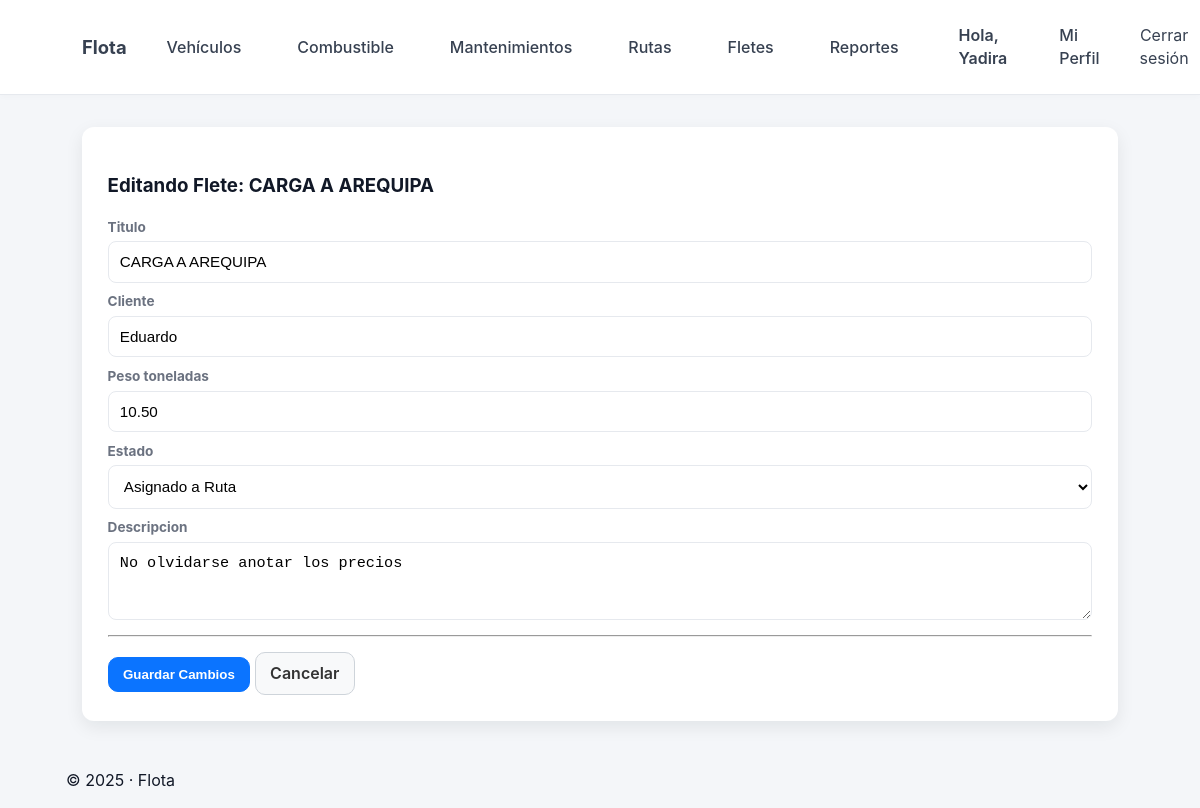
/fletes/1/editar/ (signed in), run on the app's committed database.
### vehiculos/models.py (models this page shows, shortened)
class Flete(models.Model):
    ESTADO_PENDIENTE = 'pendiente'
    ESTADO_ASIGNADO = 'asignado'
    ESTADO_EN_TRANSITO = 'en_transito'
    ESTADO_ENTREGADO = 'entregado'
    ESTADO_CANCELADO = 'cancelado'
    ESTADO_CHOICES = [
        (ESTADO_PENDIENTE, 'Pendiente de Asignación'),
        (ESTADO_ASIGNADO, 'Asignado a Ruta'),
        (ESTADO_EN_TRANSITO, 'En Tránsito'),
        (ESTADO_ENTREGADO, 'Entregado'),
        (ESTADO_CANCELADO, 'Cancelado'),
    ]
    titulo = models.CharField(max_length=200, default='Carga sin título')
    cliente = models.CharField(max_length=200, blank=True, help_text="Nombre del cliente o empresa")
    descripcion = models.TextField(blank=True, default='')
    estado = models.CharField(
        max_length=20,
        choices=ESTADO_CHOICES,
        default=ESTADO_PENDIENTE,
        help_text="Estado actual del flete"
    )
    ruta = models.ForeignKey(
        'Ruta',  # <-- Debe apuntar al modelo 'Ruta'
        null=True,
        blank=True,
        on_delete=models.SET_NULL,
        related_name="fletes_asignados"
    )
    peso_toneladas = models.DecimalField(
        max_digits=5,
        decimal_places=2,
        null=True,
        blank=True,
        help_text="Peso de la carga en toneladas"
    )
    fecha_creacion = models.DateTimeField(auto_now_add=True)
    class Meta:
        ordering = ['-fecha_creacion']

### vehiculos/decorators.py (the view)
    def wrap(request, *args, **kwargs):
        if not request.user.is_authenticated:
            messages.error(request, 'Debes iniciar sesión para ver esta página.')
            return redirect('login') # Asumo que tu URL de login se llama 'login'
        if request.user.is_staff:
            return function(request, *args, **kwargs)
        perfil = getattr(request.user, 'perfil', None)
        if perfil and perfil.rol != 'chofer':
            return function(request, *args, **kwargs)
        messages.error(request, 'No tienes permiso para acceder a esta página.')
        return redirect('vehiculos:dashboard') # Lo mandamos a su dashboard

### vehiculos/forms.py
class FleteForm(forms.ModelForm):
    class Meta:
        model = Flete
        fields = ['titulo', 'cliente', 'descripcion', 'peso_toneladas', 'estado']
        widgets = {
            'titulo': forms.TextInput(attrs={'class': 'form-control', 'placeholder': 'Ej: Carga de cemento a Arequipa'}),
            'cliente': forms.TextInput(attrs={'class': 'form-control', 'placeholder': 'Nombre del cliente'}),
            'descripcion': forms.Textarea(attrs={'rows': 3, 'class': 'form-control'}),
            'peso_toneladas': forms.NumberInput(attrs={'class': 'form-control', 'placeholder': 'Ej: 20.5'}),
            'estado': forms.Select(attrs={'class': 'form-select'}),
        }

### vehiculos/views.py (called while the page is built)
@login_required
@admin_o_logistica_required
def editar_flete(request, pk):
    flete = get_object_or_404(Flete, pk=pk)
    if request.method == 'POST':
        form = FleteForm(request.POST, instance=flete)
        if form.is_valid():
            form.save() # Guardamos los cambios
            messages.success(request, f'¡Flete "{flete.titulo}" actualizado correctamente!')
            return redirect('vehiculos:lista_fletes')
    else:
        form = FleteForm(instance=flete)
    contexto = {
        'form': form,
        'flete': flete # Le pasamos el flete para saber cuál estamos editando
    }
    return render(request, 'vehiculos/editar_flete.html', contexto)

### vehiculos/templates/vehiculos/editar_flete.html (shortened to what this page needs)
{% extends 'base.html' %}
{% block content %}
<div class="container mt-4">
  <div class="row">
    <div class="col-lg-8 offset-lg-2">
      <div class="card shadow-sm">
        <div class="card-header">
          <h3>Editando Flete: {{ flete.titulo }}</h3>
        </div>
        <div class="card-body">
          <form method="POST">
            <div class="mb-3">
              <label class="form-label">{{ form.titulo.label }}</label>
              {{ form.titulo }}
            </div>
            <div class="mb-3">
              <label class="form-label">{{ form.cliente.label }}</label>
              {{ form.cliente }}
            </div>
            <div class="row">
              <div class="col-md-6 mb-3">
                <label class="form-label">{{ form.peso_toneladas.label }}</label>
                {{ form.peso_toneladas }}
              </div>
              <div class="col-md-6 mb-3">
                <label class="form-label">{{ form.estado.label }}</label>
                {{ form.estado }}
              </div>
            </div>
            <div class="mb-3">
              <label class="form-label">{{ form.descripcion.label }}</label>
              {{ form.descripcion }}
            </div>
            <hr>
            <button type="submit" class="btn btn-primary">
              Guardar Cambios
            </button>
            <a href="{% url 'vehiculos:lista_fletes' %}" class="btn btn-secondary">Cancelar</a>
          </form>
        </div>
      </div>
    </div>
  </div>
</div>
{% endblock %}

### vehiculos/templates/base.html (shortened to what this page needs)
{% load static %}
<!doctype html>
<html lang="es">
<head>
  <link rel="stylesheet" href="{% static 'css/styles.css' %}">
</head>
<body>
  <header class="topbar">
    <div class="container topbar-inner">
      <nav>
        <a class="brand" href="{% url 'vehiculos:dashboard' %}">Flota</a>
        {% if user.is_authenticated %}
          {% with view_name=request.resolver_match.url_name %}
            <a class="nav-link {% if view_name == 'listar_vehiculos' or view_name == 'agregar_vehiculo' or view_name == 'detalle_vehiculo' or view_name == 'editar_vehiculo' %}active{% endif %}"
               href="{% url 'vehiculos:listar_vehiculos' %}">Vehículos</a>
            <a class="nav-link {% if view_name == 'lista_cargas' or view_name == 'nueva_carga' or view_name == 'detalle_carga' %}active{% endif %}"
               href="{% url 'vehiculos:lista_cargas' %}">Combustible</a>
            {% if request.user.is_staff or request.user.perfil.rol != 'chofer' %}
              <a class="nav-link {% if view_name == 'lista_mantenimientos' or view_name == 'registrar_mantenimiento' or view_name == 'detalle_mantenimiento' %}active{% endif %}"
                 href="{% url 'vehiculos:lista_mantenimientos' %}">Mantenimientos</a>
            {% endif %}
            <a class="nav-link {% if view_name == 'lista_rutas' or view_name == 'planificar_ruta' or view_name == 'detalle_ruta' %}active{% endif %}"
               href="{% url 'vehiculos:lista_rutas' %}">Rutas</a>
            {% if request.user.is_staff or request.user.perfil.rol != 'chofer' %}
              <a class="nav-link {% if view_name == 'lista_fletes' or view_name == 'crear_flete' %}active{% endif %}"
                 href="{% url 'vehiculos:lista_fletes' %}">Fletes</a>
            {% endif %}
            {% if request.user.is_staff or request.user.perfil.rol != 'chofer' %}
              <a class="nav-link {% if view_name == 'reporte_consumo' %}active{% endif %}"
                 href="{% url 'vehiculos:reporte_consumo' %}">Reportes</a>
            {% endif %}
          </nav>
          <nav>
            <div class="user-block">
              <span class="user">Hola, {{ user.username }}</span>
              <a class="nav-link {% if view_name == 'mi_perfil' %}active{% endif %}"
                 href="{% url 'vehiculos:mi_perfil' %}">Mi Perfil</a>
              <form method="post" action="{% url 'logout' %}" style="display:inline;margin:0;">
                <button type="submit" class="logout-button">
                  Cerrar sesión
                </button>
              </form>
            </div>
          {% endwith %}
        {% else %}
          <a class="nav-link" href="{% url 'vehiculos:signup' %}">Registro</a>
          <a class="nav-link" href="{% url 'login' %}">Iniciar sesión</a>
        {% endif %}
      </nav>
    </div>
  </header>
  <main class="container">
    {% block content %}{% endblock %}
  </main>
  <footer class="footer">
    <div class="container">
      {% load tz %}
      {% timezone "America/Lima" %}
         &copy; {% now "Y" %} · Flota
      {% endtimezone %}
    </div>
  </footer>
</body>
</html>

### static/css/styles.css (style rules this page uses)
:root { --bg: #f4f6f9; --card: #ffffff; --muted: #6b7280; --primary: #0b74ff; --accent: #2b9af3; --radius: 12px; --container: 1100px; --shadow: 0 6px 18px rgba(12, 20, 30, 0.08); --glass: linear-gradient(180deg, rgba(255, 255, 255, 0.9), rgba(250, 250, 250, 0.9)); }
* { box-sizing: border-box; }
body { margin: 0; font-family: Inter, "Segoe UI", Roboto, Arial, sans-serif; background: var(--bg); color: #111827; -webkit-font-smoothing: antialiased; -moz-osx-font-smoothing: grayscale; line-height: 1.45; }
.container { max-width: var(--container); margin: 0 auto; padding: 1rem; }
.topbar { background: #fff; border-bottom: 1px solid #e6e9ee; box-shadow: 0 2px 6px rgba(8, 10, 20, 0.02); }
.topbar .container, .topbar-inner { display: flex; align-items: center; justify-content: space-between; gap: 1rem; }
.brand { display: inline-block; font-weight: 700; font-size: 1.15rem; color: var(--primary); text-decoration: none; }
.topbar nav { display: flex; align-items: center; gap: 0.75rem; }
.topbar nav a, .topbar nav .user { margin-left: 1rem; color: #374151; text-decoration: none; display: inline-block; }
.nav-link { color: #374151; text-decoration: none; padding: 0.35rem 0.6rem; border-radius: 8px; }
.topbar .user { color: #374151; font-weight: 600; }
.btn { display: inline-block; padding: 0.55rem 0.9rem; border-radius: 10px; text-decoration: none; font-weight: 600; border: 1px solid transparent; cursor: pointer; transition: transform 0.12s ease, opacity 0.12s ease; }
.btn-primary { background: var(--primary); color: #fff; border-color: var(--primary); margin-top: 0.8rem; }
.btn-secondary { background: #f8f9fa; color: #333; border-color: #ced4da; }
.card { background: var(--card); border-radius: var(--radius); padding: 1.6rem; box-shadow: var(--shadow); max-width: 100%; }
form label, .form-login label { display: block; margin: 0.6rem 0 0.25rem; color: var(--muted); font-weight: 700; font-size: 0.85rem; }
input[type="text"], input[type="password"], input, textarea, select { width: 100%; padding: 0.7rem; border-radius: 8px; border: 1px solid #e6e9ee; background: #fff; font-size: 0.95rem; }

### vehiculos/templates/base.html (style rules this page uses)
:root { --primary-color: #0b74ff; --primary-color-text: #ffffff; --hover-bg: #f3f4f6; --text-color: #374151; --text-color-light: #6b7280; }
.topbar-inner { display: flex; justify-content: space-between; align-items: center; width: 100%; }
.topbar nav { display: flex; align-items: center; gap: 0.5rem; }
.topbar nav .nav-link { padding: 8px 16px; border-radius: 8px; text-decoration: none; font-weight: 500; color: var(--text-color); transition: background-color 0.2s ease, color 0.2s ease; }
.user-block { display: flex; align-items: center; gap: 0.5rem; margin-left: auto; }
.user-block .user { font-weight: 600; color: var(--text-color); padding: 8px 12px; }
.logout-button { padding: 8px 16px; border-radius: 8px; font-weight: 500; color: var(--text-color); background: none; border: none; cursor: pointer; font: inherit; text-decoration: none; transition: background-color 0.2s ease, color 0.2s ease; }

### data on the page
Flete: titulo "CARGA A AREQUIPA", cliente "Eduardo", peso_toneladas "10.50", estado "Asignado a Ruta", descripcion "No olvidarse anotar los precios"

### other printed values
{{ user.username }} "Yadira"
